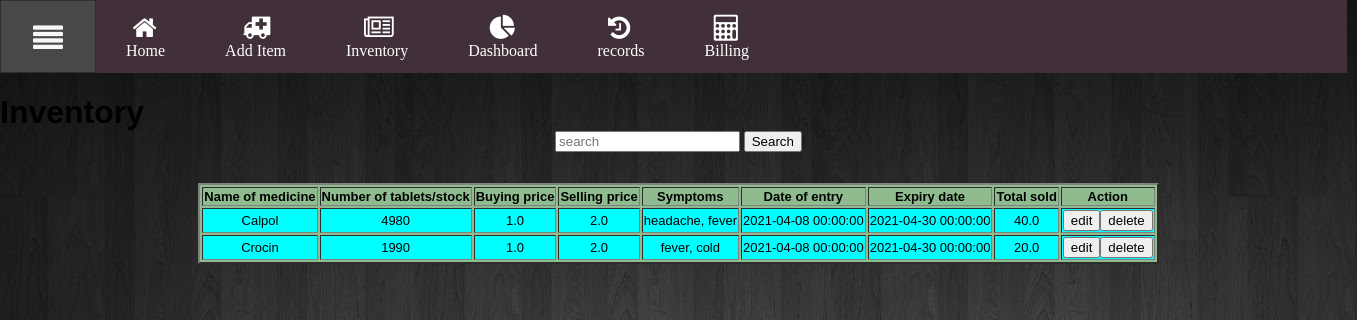
The page /inventory (signed in) on the database its author committed.
### app.py (models this page shows)
class Inventory(db.Model):
	id = db.Column(db.Integer, primary_key=True)
	med_name = db.Column(db.String(100))
	entry_date = db.Column(db.DateTime)
	expiry_date = db.Column(db.DateTime)
	stock = db.Column(db.Integer)
	symptoms = db.Column(db.String(300))
	rate_per_tab_bought = db.Column(db.Float)
	rate_per_tab_sell = db.Column(db.Float)
	sold = db.Column(db.Float)
	owner_id = db.Column(db.Integer, db.ForeignKey('pharmacists.id'))

### app.py (the view)
@app.route("/inventory", methods=['POST', 'GET'])
@login_required
def inventory():
	inventory_list = Inventory.query.filter_by(owner_id = session['id']).all()
	if request.method == 'POST':
		try :
			med_name = request.form.get("med_name")
			query_for_med = Inventory.query.filter_by(med_name = med_name, owner_id = session['id']).all()
			return render_template("display_query.html", query_for_med = query_for_med)
		except:
			flash("Medicine not found!!")
			return redirect(url_for("inventory"))
	else:
		return render_template("inventory.html", inventory_list = inventory_list)

### app.py (called while the page is built)
@login_manager.user_loader
def load_user(user_id):
    return Pharmacists.query.get(int(user_id))

### templates/inventory.html (shortened to what this page needs)
{% extends "layout.html" %}
{% block body %}
<!DOCTYPE html>
<html lang="en">
<head>
</head>
<body>
    <h1 style="text-align: center;">Inventory</h1><br>
    <form action="/inventory" method="POST" style="text-align: center;">
        <input list="browsers" name="med_name" id="browser" autocomplete="off" placeholder="search">
        <input type="submit" name="search" value="Search">
    </form>
    <br><br>
    <form action="/edit" method="POST" style="text-align: center;">
        <TABLE id="dataTable" border="2" align="center" style="background-color: darkseagreen;">
            <th style="text-align: center;">Name of medicine</th>
            <th style="text-align: center;">Number of tablets/stock</th>
            <th style="text-align: center;">Buying price</th>
            <th style="text-align: center;">Selling price</th>
            <th style="text-align: center;">Symptoms</th>
            <th style="text-align: center;">Date of entry</th>
            <th style="text-align: center;">Expiry date</th>
            <th style="text-align: center;">Total sold</th>
            <th style="text-align: center;">Action</th>
                {% for i in inventory_list %}
                <tr style="text-align: center; background-color: cyan;">
                    <td>{{i.med_name}}</td>
                    <td>{{i.stock}}</td>
                    <td>{{i.rate_per_tab_bought}}</td>
                    <td>{{i.rate_per_tab_sell}}</td>
                    <td>{{i.symptoms}}</td>
                    <td>{{i.entry_date}}</td>
                    <td>{{i.expiry_date}}</td>
                    <td>{{i.sold}}</td>
                    <td><input type="submit" name="{{i.id}}" value="edit"><input type="submit" name="{{i.id}}" value="delete"></td>
                </tr>
                {% endfor %}
          </TABLE>
        </form>
    <br><br>
</body>
</html>
{% endblock %}

### templates/inventory.html (style rules this page uses)
table { page-break-inside:auto }

### rows shown on the page
Inventory: med_name "Calpol", stock "4980", rate_per_tab_bought "1.0", rate_per_tab_sell "2.0", symptoms "headache, fever", entry_date "2021-04-08 00:00:00", expiry_date "2021-04-30 00:00:00", sold "40.0"
Inventory: med_name "Crocin", stock "1990", rate_per_tab_bought "1.0", rate_per_tab_sell "2.0", symptoms "fever, cold", entry_date "2021-04-08 00:00:00", expiry_date "2021-04-30 00:00:00", sold "20.0"
